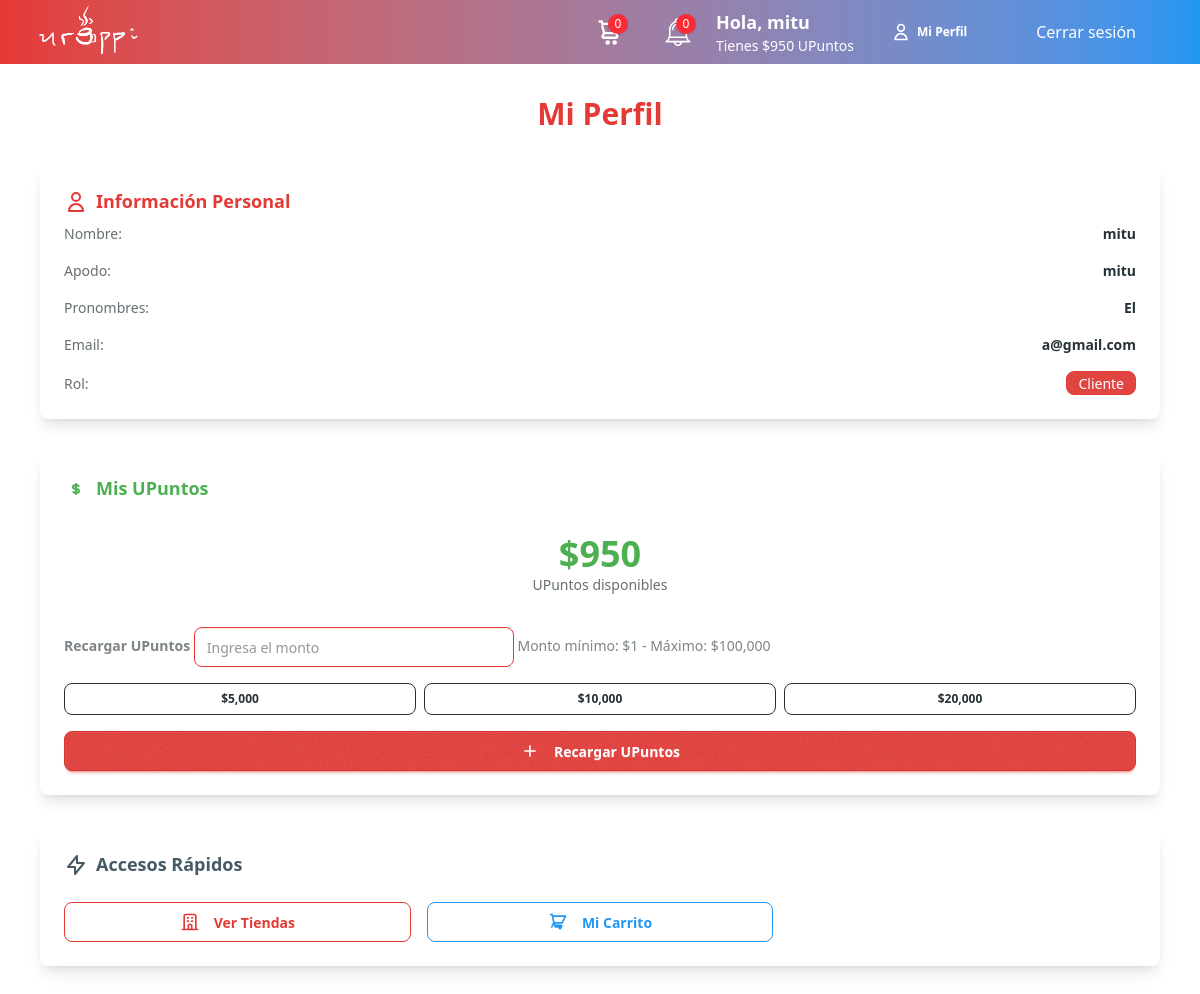
The page /profile/ (signed in) on the database its author committed.
### urappiapp/models.py (models this page shows)
class User(AbstractUser):
    pronombres = [("La", "La"), ("El", "El"), ("Le", "Le"), ("Otro", "Otro")]
    pronombre = models.CharField(max_length=5, choices=pronombres)
    apodo = models.CharField(max_length=30)  # Apodo o nombre visible
    rating = models.FloatField(default=0.0)
    votes = models.IntegerField(default=0)
    rol = models.CharField(
        max_length=20,
        choices=[
            ("customer", "Cliente"),
            ("deliver", "Repartidor"),
            ("seller", "Vendedor"),
        ],
    )
    upuntos = models.IntegerField(default=0)

### urappiapp/views.py (the view)
# urls.py: path("profile/", views.profile, name="profile"),
@login_required(login_url="/login")
def profile(request):
    context = {
        "usuario": request.user,
    }
    if request.user.rol == "seller":
        try:
            shop_owner = ShopOwner.objects.get(owner=request.user)
            context["tienda"] = shop_owner.shop
        except ShopOwner.DoesNotExist:
            context["tienda"] = None
    elif request.user.rol == "deliver":
        None
    elif request.user.rol == "customer":
        try:
            cart = Cart.objects.get(user=request.user)
            context["cart"] = cart
            context["cart_items"] = CartItem.objects.filter(cart=cart)
        except Cart.DoesNotExist:
            context["cart"] = None
            context["cart_items"] = []
    return render(request, "urappiapp/profile.html", context)

### urappiapp/templates/urappiapp/profile.html (shortened to what this page needs)
{% extends "urappi/base.html" %}
{% block content %}
<div class="container mx-auto px-4 py-8 max-w-6xl">
    <h1 class="text-3xl font-bold mb-8 text-center text-primary">Mi Perfil</h1>
    <div class="grid grid-cols-1 lg:grid-cols-{% if usuario.rol == 'seller' %}3{% else %}2{% endif %} gap-8">
        <div class="card bg-base-100 shadow-lg">
            <div class="card-body">
                <h2 class="card-title text-primary">
                    <svg xmlns="http://www.w3.org/2000/svg" class="h-6 w-6" fill="none" viewBox="0 0 24 24" stroke="currentColor">
                        <path stroke-linecap="round" stroke-linejoin="round" stroke-width="2" d="M16 7a4 4 0 11-8 0 4 4 0 018 0zM12 14a7 7 0 00-7 7h14a7 7 0 00-7-7z" />
                    </svg>
                    Información Personal
                </h2>
                <div class="space-y-4">
                    <div class="flex justify-between items-center">
                        <span class="text-base-content/70">Nombre:</span>
                        <span class="font-semibold">{{ usuario.username }}</span>
                    </div>
                    <div class="flex justify-between items-center">
                        <span class="text-base-content/70">Apodo:</span>
                        <span class="font-semibold">{{ usuario.apodo }}</span>
                    </div>
                    <div class="flex justify-between items-center">
                        <span class="text-base-content/70">Pronombres:</span>
                        <span class="font-semibold">{{ usuario.pronombre }}</span>
                    </div>
                    <div class="flex justify-between items-center">
                        <span class="text-base-content/70">Email:</span>
                        <span class="font-semibold">{{ usuario.email }}</span>
                    </div>
                    <div class="flex justify-between items-center">
                        <span class="text-base-content/70">Rol:</span>
                        <span class="badge
                            {% if usuario.rol == 'customer' %}badge-primary
                            {% elif usuario.rol == 'deliver' %}badge-secondary
                            {% elif usuario.rol == 'seller' %}badge-accent
                            {% else %}badge-neutral{% endif %}">
                            {% if usuario.rol == 'customer' %}Cliente
                            {% elif usuario.rol == 'deliver' %}Repartidor
                            {% elif usuario.rol == 'seller' %}Vendedor
                            {% else %}{{ usuario.rol }}{% endif %}
                        </span>
                    </div>
                </div>
            </div>
        </div>
        <div class="card bg-base-100 shadow-lg">
            <div class="card-body">
                <h2 class="card-title text-success">
                    Mis UPuntos
                </h2>
                <div class="text-center py-6">
                    <div class="text-4xl font-bold text-success">${{ usuario.upuntos }}</div>
                    <div class="text-base-content/70">UPuntos disponibles</div>
                </div>
                <form method="post" action="{% url 'recharge_upuntos' %}" class="space-y-4">
                    <div class="form-control">
                        <label class="label">
                            <span class="label-text font-semibold">Recargar UPuntos</span>
                        </label>
                        <input type="number"
                               name="amount"
                               placeholder="Ingresa el monto"
                               class="input input-bordered input-primary"
                               min="1"
                               max="100000"
                               required>
                        <label class="label">
                            <span class="label-text-alt text-base-content/60">Monto mínimo: $1 - Máximo: $100,000</span>
                        </label>
                    </div>
                    <div class="grid grid-cols-3 gap-2 mb-4">
                        <button type="button"
                                class="btn btn-outline btn-sm"
                                onclick="document.querySelector('input[name=amount]').value = 5000">
                            $5,000
                        </button>
                        <button type="button"
                                class="btn btn-outline btn-sm"
                                onclick="document.querySelector('input[name=amount]').value = 10000">
                            $10,000
                        </button>
                        <button type="button"
                                class="btn btn-outline btn-sm"
                                onclick="document.querySelector('input[name=amount]').value = 20000">
                            $20,000
                        </button>
                    </div>
                    <button type="submit" class="btn btn-primary w-full">
                        <svg xmlns="http://www.w3.org/2000/svg" class="h-5 w-5 mr-2" fill="none" viewBox="0 0 24 24" stroke="currentColor">
                            <path stroke-linecap="round" stroke-linejoin="round" stroke-width="2" d="M12 6v6m0 0v6m0-6h6m-6 0H6" />
                        </svg>
                        Recargar UPuntos
                    </button>
                </form>
            </div>
        </div>
    </div>
    <div class="card bg-base-100 shadow-lg mt-8">
        <div class="card-body">
            <h2 class="card-title text-neutral">
                <svg xmlns="http://www.w3.org/2000/svg" class="h-6 w-6" fill="none" viewBox="0 0 24 24" stroke="currentColor">
                    <path stroke-linecap="round" stroke-linejoin="round" stroke-width="2" d="M13 10V3L4 14h7v7l9-11h-7z" />
                </svg>
                Accesos Rápidos
            </h2>
            <div class="grid grid-cols-1 sm:grid-cols-2 lg:grid-cols-3 gap-4 mt-4">
                {% if usuario.rol == 'customer' %}
                    <a href="{% url 'comprador' %}" class="btn btn-outline btn-primary">
                        Ver Tiendas
                    </a>
                    <a href="/comprador/cart" class="btn btn-outline btn-secondary">
                        <svg xmlns="http://www.w3.org/2000/svg" class="h-5 w-5 mr-2" fill="none" viewBox="0 0 24 24" stroke="currentColor">
                            <path stroke-linecap="round" stroke-linejoin="round" stroke-width="2" d="M3 3h2l.4 2M7 13h10l4-8H5.4m0 0L7 13m0 0l-2.5 5M7 13l2.5 5m6 0v1a1 1 0 11-2 0v-1m2 0a1 1 0 100-2H9.5a1 1 0 100 2h4z" />
                        </svg>
                        Mi Carrito
                    </a>
                {% endif %}
            </div>
        </div>
    </div>
</div>
{% endblock %}

### urappi/templates/urappi/header.html (shortened to what this page needs)
<header class="bg-gradient-to-r from-primary to-secondary text-white">
     {% load static %}
    <div class="max-w-7xl mx-auto px-4 sm:px-6 lg:px-8 flex items-center justify-between h-16">
        <a href="{% url 'home' %}">
            <img src="{% static 'images/logo.png' %}" alt="Urappi Logo" class="h-16 object-contain">
        </a>
        <nav class="flex items-center space-x-6">
        {% if user.rol == 'customer' %}
            <a href="{% url 'cart' %}" class="relative group ml-4 flex items-center">
                <span class="absolute -top-1 -right-1 bg-red-500 text-xs rounded-full w-5 h-5 flex items-center justify-center text-white shadow
                group-hover:bg-red-600 transition">0</span>
            </a>
             <a href="{% url 'show_notifications' %}" class="relative group ml-4 flex items-center">
                <span class="absolute -top-1 -right-1 bg-red-500 text-xs rounded-full w-5 h-5 flex items-center justify-center text-white shadow
                group-hover:bg-red-600 transition">0</span>
            </a>
        {% endif %}
        {% if user.is_authenticated %}
            <div class="flex flex-col justify-center justify-between">
                <h1 class="text-lg font-semibold">Hola, {{ usuario.apodo }}</h1>
                <p class="text-sm">Tienes ${{ usuario.upuntos }} UPuntos</p>
            </div>
            <a href="{% url 'profile' %}" class="btn btn-ghost btn-sm">
                <svg xmlns="http://www.w3.org/2000/svg" class="h-5 w-5" fill="none" viewBox="0 0 24 24" stroke="currentColor">
                    <path stroke-linecap="round" stroke-linejoin="round" stroke-width="2" d="M16 7a4 4 0 11-8 0 4 4 0 018 0zM12 14a7 7 0 00-7 7h14a7 7 0 00-7-7z" />
                </svg>
                Mi Perfil
            </a>
            <div class="max-w-7xl mx-auto px-4 sm:px-6 lg:px-8 flex items-center justify-between h-16">
                <a href="{% url 'logout' %}">Cerrar sesión </a>
            </div>
        {% endif %}
        </nav>
    </div>
</header>

### rows shown on the page
User: apodo "mitu", upuntos "950", username "mitu", pronombre "El", email "a@gmail.com"
